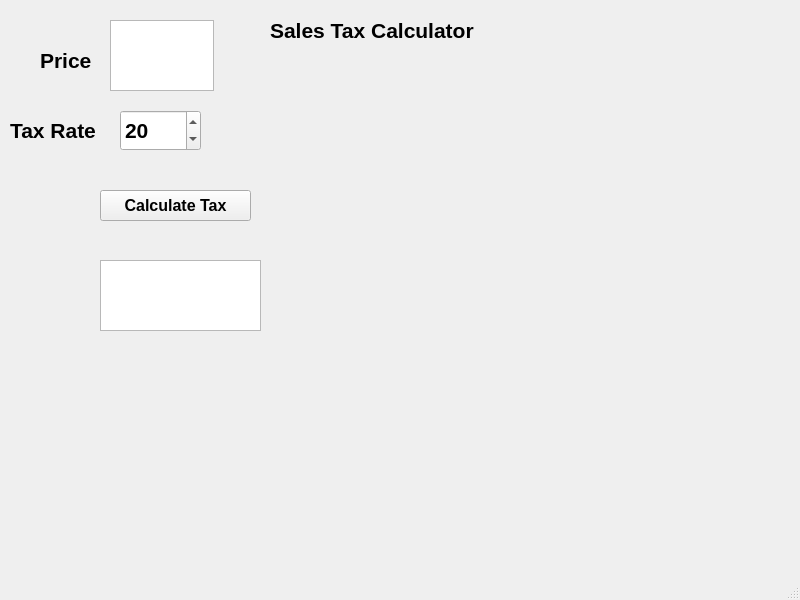
<?xml version="1.0" encoding="UTF-8"?>
<ui version="4.0">
 <class>results_window</class>
 <widget class="QMainWindow" name="results_window">
  <property name="geometry">
   <rect>
    <x>0</x>
    <y>0</y>
    <width>800</width>
    <height>600</height>
   </rect>
  </property>
  <property name="font">
   <font>
    <pointsize>16</pointsize>
    <weight>75</weight>
    <bold>true</bold>
   </font>
  </property>
  <property name="windowTitle">
   <string>MainWindow</string>
  </property>
  <widget class="QWidget" name="centralwidget">
   <widget class="QTextEdit" name="price_box">
    <property name="geometry">
     <rect>
      <x>110</x>
      <y>20</y>
      <width>104</width>
      <height>71</height>
     </rect>
    </property>
   </widget>
   <widget class="QLabel" name="label">
    <property name="geometry">
     <rect>
      <x>40</x>
      <y>40</y>
      <width>61</width>
      <height>41</height>
     </rect>
    </property>
    <property name="font">
     <font>
      <pointsize>16</pointsize>
     </font>
    </property>
    <property name="text">
     <string>Price</string>
    </property>
   </widget>
   <widget class="QSpinBox" name="tax_rate">
    <property name="geometry">
     <rect>
      <x>120</x>
      <y>110</y>
      <width>81</width>
      <height>41</height>
     </rect>
    </property>
    <property name="value">
     <number>20</number>
    </property>
   </widget>
   <widget class="QLabel" name="label_2">
    <property name="geometry">
     <rect>
      <x>10</x>
      <y>120</y>
      <width>111</width>
      <height>21</height>
     </rect>
    </property>
    <property name="text">
     <string>Tax Rate</string>
    </property>
   </widget>
   <widget class="QPushButton" name="calc_tax_button">
    <property name="geometry">
     <rect>
      <x>100</x>
      <y>190</y>
      <width>151</width>
      <height>31</height>
     </rect>
    </property>
    <property name="font">
     <font>
      <pointsize>12</pointsize>
      <weight>75</weight>
      <bold>true</bold>
     </font>
    </property>
    <property name="text">
     <string>Calculate Tax</string>
    </property>
   </widget>
   <widget class="QTextEdit" name="results_window_2">
    <property name="geometry">
     <rect>
      <x>100</x>
      <y>260</y>
      <width>161</width>
      <height>71</height>
     </rect>
    </property>
   </widget>
   <widget class="QLabel" name="label_3">
    <property name="geometry">
     <rect>
      <x>270</x>
      <y>-10</y>
      <width>241</width>
      <height>81</height>
     </rect>
    </property>
    <property name="text">
     <string>Sales Tax Calculator</string>
    </property>
   </widget>
  </widget>
  <widget class="QMenuBar" name="menubar">
   <property name="geometry">
    <rect>
     <x>0</x>
     <y>0</y>
     <width>800</width>
     <height>36</height>
    </rect>
   </property>
  </widget>
  <widget class="QStatusBar" name="statusbar"/>
 </widget>
 <resources/>
 <connections/>
</ui>
